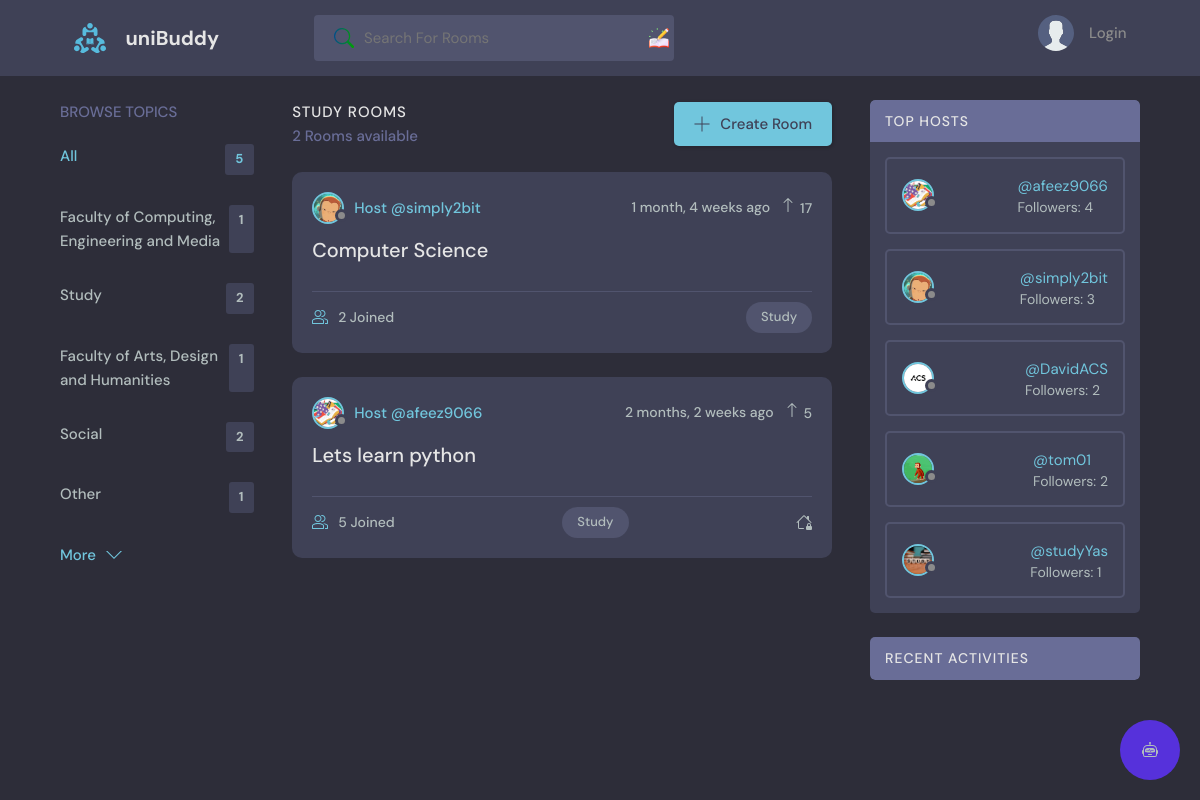
Screenshot of /?q=Study with the database file from the repository.
### base/models.py (models this page shows, shortened)
class Topic(models.Model):
    name = models.CharField(max_length=200)

class Room(models.Model):
    host = models.ForeignKey(User, on_delete=models.SET_NULL, null=True)
    topic = models.ForeignKey(Topic, on_delete=models.SET_NULL, null=True)
    name = models.CharField(max_length=200)
    description = models.TextField(null=True, blank=True)
    participants = models.ManyToManyField(
        User, related_name='participants', blank=True)
    updated = models.DateTimeField(auto_now=True)
    created = models.DateTimeField(auto_now_add=True)
    upvotes = models.IntegerField(default=0)
    upvoted_by = models.ManyToManyField(User, related_name='upvoted_rooms')
    is_private = models.BooleanField(default=False)
    access_code = models.CharField(max_length=10, blank=True, null=True)
    admins = models.ManyToManyField(User, related_name="admin_rooms", blank=True)
    class Meta:
        ordering = ['-updated', '-created']

class User(AbstractUser):
    name = models.CharField(max_length=200, null=True)
    email = models.EmailField(unique=True, null=True)
    bio = models.TextField(null=True)
    avatar = models.ImageField(null=True, default="avatar.svg")
    followers = models.ManyToManyField('self', related_name='following', blank=True, symmetrical=False)
    follower_count = models.IntegerField(default=0)
    last_checked = models.DateTimeField(auto_now_add=True)
    USERNAME_FIELD = 'email'
    REQUIRED_FIELDS = []

### base/views.py (the view)
# urls.py: path('', views.home, name="home"),
def home(request):
    q = request.GET.get('q') if request.GET.get('q') != None else ''
    rooms = Room.objects.filter(
        Q(topic__name__icontains=q) |
        Q(name__icontains=q) |
        Q(description__icontains=q)
    ).order_by('-upvotes')
    topics = Topic.objects.all()[0:5]
    room_count = rooms.count()
    top_host = User.objects.annotate(num_followers=Count('followers')).order_by('-num_followers')[:5]
    if request.user.is_authenticated:
        following_users = request.user.followers.all()
        room_messages = Message.objects.filter(
            Q(room__topic__name__icontains=q),
            Q(user=request.user) | Q(user__in=following_users)
        ).order_by('-created')[:5]
    else:
        room_messages = Message.objects.none()  # Return an empty queryset
    context = {'rooms': rooms, 'topics': topics,
               'room_count': room_count, 'room_messages': room_messages,
               'top_host': top_host}
    return render(request, 'base/home.html', context)

### base/templates/base/home.html (shortened to what this page needs)
{% extends 'main.html' %}
{% load static %}
{% block content %}
<main class="layout layout--3">
  <div class="container">
    {% include 'base/topics_component.html' %}
    <div class="roomList">
      <div class="roomList__header">
        <div>
          <h2>Study Rooms</h2>
          <p>{{room_count}} Rooms available</p>
        </div>
        <a class="btn btn--main" href="{% url 'create-room' %}">
          <svg version="1.1" xmlns="http://www.w3.org/2000/svg" width="32" height="32" viewBox="0 0 32 32">
            <title>add</title>
            <path
              d="M16.943 0.943h-1.885v14.115h-14.115v1.885h14.115v14.115h1.885v-14.115h14.115v-1.885h-14.115v-14.115z">
            </path>
          </svg>
          Create Room
        </a>
      </div>
      {% include 'base/feed_component.html' %}
    </div>
    <div style="background: rgba(0,0,0,0);" class="activities">
      {% include 'base/top_host_component.html' %}
      <br>
      {% include 'base/activity_component.html' %}
  </div>
  </div>
</main>
{% endblock %}

### base/templates/base/topics_component.html
<div class="topics">
  <div class="topics__header">
      <h2>Browse Topics</h2>
  </div>
  <ul class="topics__list">
      <li>
          <a href="{% url 'home' %}" class="active">All <span>{{topics.count}}</span></a>
      </li>
      {% for topic in topics %}
      <li>
          <a href="{% url 'home' %}?q={{topic.name}}">{{topic.name}}<span>{{topic.room_set.all.count}}</span></a>
      </li>
      {% endfor %}
  </ul>
  <a class="btn btn--link" href="{% url 'topics' %}">
      More
      <svg version="1.1" xmlns="http://www.w3.org/2000/svg" width="32" height="32" viewBox="0 0 32 32">
          <title>chevron-down</title>
          <path d="M16 21l-13-13h-3l16 16 16-16h-3l-13 13z"></path>
      </svg>
  </a>
</div>

### base/templates/base/feed_component.html (shortened to what this page needs)
{% for room in rooms %}
<div class="roomListRoom">
    <div class="roomListRoom__header">
        {% if room.host %}
        <a href="{% url 'user-profile' room.host.id %}" class="roomListRoom__author">
    {% endif %}
            <div class="avatar avatar--small">
                <img src="{{room.host.avatar.url}}" />
            </div>
            <span>Host @{{room.host.username}}</span>
        </a>
        <div class="roomListRoom__actions">
            <span>{{room.created|timesince}} ago</span>
            <form class="upvote-form" method="POST" action="{% url 'upvote' %}">
                <div class="upvote-container" style="cursor: pointer;">
                    <svg xmlns="http://www.w3.org/2000/svg" width="16" height="16" fill="currentColor" class="bi bi-arrow-up" viewBox="0 0 16 16"> <path fill-rule="evenodd" d="M8 15a.5.5 0 0 0 .5-.5V2.707l3.146 3.147a.5.5 0 0 0 .708-.708l-4-4a.5.5 0 0 0-.708 0l-4 4a.5.5 0 1 0 .708.708L7.5 2.707V14.5a.5.5 0 0 0 .5.5z"/>
                    </svg>
                    <span class="upvote-count">{{ room.upvotes }}</span>
                </div>
            </form>
        </div>
    </div>
    <div class="roomListRoom__content">
        <a href="{% url 'room' room.id %}">{{room.name}}</a>
    </div>
    <div class="roomListRoom__meta">
        <a href="{% url 'room' room.id %}" class="roomListRoom__joined">
            {{room.participants.all.count}} Joined
        </a>
        <p class="roomListRoom__topic">{{room.topic.name}}</p>
    </div>
</div>
{% endfor %}

### base/templates/base/top_host_component.html
<div class="activities">
    <div class="activities__header">
      <h2>Top Hosts</h2>
    </div>
    {% for host in top_host %}
      <div class="activities__box">
        <div class="activities__boxHeader roomListRoom__header">
          <div class="avatar avatar--small">
            <img src="{{ host.avatar.url }}" />
          </div>
          <div class="top-host__details">
            <a href="{% url 'user-profile' host.id %}">@{{ host.username }}</a>
            <p>Followers: {{ host.num_followers }}</p>
          </div>
        </div>
      </div>
    {% empty %}
      <p>No top hosts found</p>
    {% endfor %}
  </div>

### rows the page displays
Topic: name "Faculty of Computing, Engineering and Media", room_set.all.count "1"
Topic: name "Study", room_set.all.count "2"
Topic: name "Faculty of Arts, Design and Humanities", room_set.all.count "1"
Topic: name "Social", room_set.all.count "2"
Topic: name "Other", room_set.all.count "1"
Room: host.avatar (picture), host.username "simply2bit", created "1 month, 4 weeks", upvotes "17", name "Computer Science", participants.all.count "2", topic.name "Study"
Room: host.avatar (picture), host.username "afeez9066", created "2 months, 2 weeks", upvotes "5", name "Lets learn python", participants.all.count "5", topic.name "Study", is_private True (drawn)
User: avatar (picture), username "afeez9066", num_followers "4"
User: avatar (picture), username "simply2bit", num_followers "3"
User: avatar (picture), username "DavidACS", num_followers "2"
User: avatar (picture), username "tom01", num_followers "2"
User: avatar (picture), username "studyYas", num_followers "1"

### other values shown
{{ topics.count }} "5"
{{ room_count }} "2"
